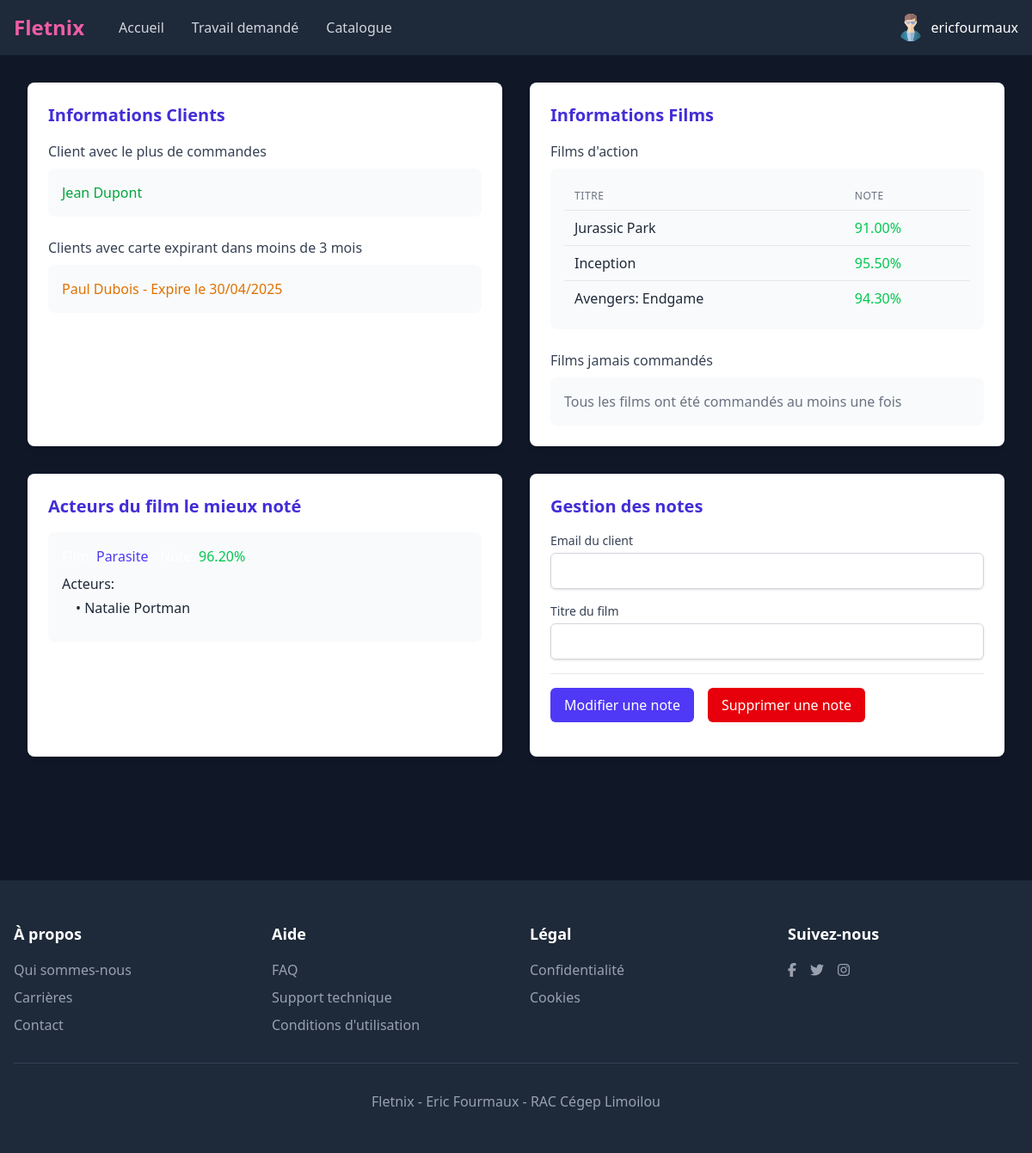
The page /requetes.php on the database its author committed.
### tables this page shows
CREATE TABLE `FILM` (
  `codeFilm` int NOT NULL,
  `codeCompagnie` int NOT NULL,
  `titre` varchar(255) NOT NULL,
  `duree` int NOT NULL,
  `description` text,
  `noteGlobale` decimal(4,2) DEFAULT NULL,
  `dateAjout` date NOT NULL,
  `langueOriginale` int NOT NULL
);

### requetes.php (the view, shortened to what this page needs)
<!DOCTYPE html>
<html lang="en">
<head>
    <script src="https://unpkg.com/@tailwindcss/browser@4"></script>
    <link href="https://cdnjs.cloudflare.com/ajax/libs/font-awesome/6.7.2/css/all.min.css" rel="stylesheet">
    <link rel="stylesheet" href="style.css">
</head>
<body class="bg-gray-900 text-white">
    <?php
        $servername = "localhost";
        $username = "ericfourmaux";
        $password = "L1m01!ou";
        $dbname = "ERICFOURMAUX";
        $conn = new mysqli($servername, $username, $password, $dbname);
        $conn->set_charset("utf8");
    ?>
    <nav class="bg-gray-800 fixed w-full z-50">
        <div class="max-w-7xl mx-auto px-4">
            <div class="flex justify-between h-16">
                <div class="flex items-center">
                    <a href="#" class="text-2xl font-bold flx-pink" style="color: #EF5DA8;">Fletnix</a>
                    <div class="ml-10 flex space-x-8">
                        <a href="index.php" class="text-gray-300 hover:text-white">Accueil</a>
                        <a href="requetes.php" class="text-gray-300 hover:text-white">Travail demandé</a>
                        <a href="films.php" class="text-gray-300 hover:text-white">Catalogue</a>
                    </div>
                </div>
                <div class="flex items-center">
                    <div class="ml-4 relative">
                        <button class="flex items-center">
                            <img class="h-8 w-8 rounded-full"
                                 src="images/avatar_eric.svg"
                                 alt="Profile">
                            <span class="ml-2"><?php echo htmlspecialchars($username, ENT_QUOTES | ENT_HTML401, 'UTF-8'); ?></span>
                        </button>
                    </div>
                </div>
            </div>
        </div>
    </nav>
    <main class="max-w-7xl mx-auto px-4 py-12">
    <section class="max-w-7xl mx-auto px-4 py-12">
        <div class="grid grid-cols-1 lg:grid-cols-2 gap-8">
            <section class="bg-white rounded-lg shadow-md p-6">
                <h2 class="text-xl font-semibold mb-4 text-indigo-700">Informations Clients</h2>
                <div class="mb-6">
                    <h3 class="font-medium text-gray-700 mb-2">Client avec le plus de commandes</h3>
                    <div class="bg-gray-50 p-4 rounded-lg">
                        <?php
                            $query1 = "SELECT c.nomClient, c.prenomClient
                                    FROM CLIENT c
                                    JOIN (
                                        SELECT codeClient, COUNT(*) as nombreCommandes
                                        FROM COMMANDE
                                        GROUP BY codeClient
                                        ORDER BY nombreCommandes DESC
                                        LIMIT 1
                                    ) AS max_commandes
                                    ON c.codeClient = max_commandes.codeClient";
                            $result1 = $conn->query($query1);
                            if ($result1 && $result1->num_rows > 0) {
                                $row = $result1->fetch_assoc();
                                echo "<p class='text-green-600 font-medium'>{$row['prenomClient']} {$row['nomClient']}</p>";
                            } else {
                                echo "<p class='text-red-500'>Aucun résultat trouvé</p>";
                            }
                        ?>
                    </div>
                </div>
                <div>
                    <h3 class="font-medium text-gray-700 mb-2">Clients avec carte expirant dans moins de 3 mois</h3>
                    <div class="bg-gray-50 p-4 rounded-lg">
                        <?php
                            $query2 = "SELECT DISTINCT c.nomClient, c.prenomClient, cc.dateExpiration
                                    FROM CLIENT c
                                    JOIN CARTE_CREDIT cc ON c.codeClient = cc.codeClient
                                    WHERE cc.dateExpiration BETWEEN CURDATE() AND DATE_ADD(CURDATE(), INTERVAL 3 MONTH)";
                            $result2 = $conn->query($query2);
                            if ($result2 && $result2->num_rows > 0) {
                                echo "<ul class='space-y-1'>";
                                while ($row = $result2->fetch_assoc()) {
                                    $dateExpiration = new DateTime($row['dateExpiration']);
                                    echo "<li class='text-amber-600'>{$row['prenomClient']} {$row['nomClient']} -
                                        Expire le " . $dateExpiration->format('d/m/Y') . "</li>";
                                }
                                echo "</ul>";
                            } else {
                                echo "<p class='text-gray-500'>Aucun client avec carte expirant bientôt</p>";
                            }
                        ?>
                    </div>
                </div>
            </section>
            <section class="bg-white rounded-lg shadow-md p-6">
                <h2 class="text-xl font-semibold mb-4 text-indigo-700">Informations Films</h2>
                <div class="mb-6">
                    <h3 class="font-medium text-gray-700 mb-2">Films d'action</h3>
                    <div class="bg-gray-50 p-4 rounded-lg">
                        <?php
                            $query5 = "SELECT f.titre, f.noteGlobale
                                    FROM FILM f
                                    JOIN FILM_CATEGORIE fc ON f.codeFilm = fc.codeFilm
                                    JOIN CATEGORIE c ON fc.codeCategorie = c.codeCategorie
                                    WHERE c.nomCategorie = 'Action'";
                            $result5 = $conn->query($query5);
                            if ($result5 && $result5->num_rows > 0) {
                                echo "<div class='overflow-x-auto'>";
                                echo "<table class='min-w-full divide-y divide-gray-200'>";
                                echo "<thead><tr>
                                        <th class='px-3 py-2 text-left text-xs font-medium text-gray-500 uppercase tracking-wider'>Titre</th>
                                        <th class='px-3 py-2 text-left text-xs font-medium text-gray-500 uppercase tracking-wider'>Note</th>
                                    </tr></thead>";
                                echo "<tbody class='divide-y divide-gray-200'>";
                                while ($row = $result5->fetch_assoc()) {
                                    $noteClass = 'text-red-500';
                                    if ($row['noteGlobale'] >= 80) {
                                        $noteClass = 'text-green-500';
                                    } elseif ($row['noteGlobale'] >= 60) {
                                        $noteClass = 'text-amber-500';
                                    }
                                    echo "<tr>
                                            <td class='px-3 py-2 whitespace-nowrap text-gray-800'>{$row['titre']}</td>
                                            <td class='px-3 py-2 whitespace-nowrap {$noteClass} font-medium'>{$row['noteGlobale']}%</td>
                                        </tr>";
                                }
                                echo "</tbody></table></div>";
                            } else {
                                echo "<p class='text-gray-500'>Aucun film d'action trouvé</p>";
                            }
                        ?>
                    </div>
                </div>
                <div>
                    <h3 class="font-medium text-gray-700 mb-2">Films jamais commandés</h3>
                    <div class="bg-gray-50 p-4 rounded-lg">
                        <?php
                            $query4 = "SELECT f.titre FROM FILM f
                                    LEFT JOIN COMMANDE c ON f.codeFilm = c.codeFilm
                                    WHERE c.codeCommande IS NULL";
                            $result4 = $conn->query($query4);
                            if ($result4 && $result4->num_rows > 0) {
                                echo "<ul class='space-y-1 text-gray-600'>";
                                while ($row = $result4->fetch_assoc()) {
                                    echo "<li class='flex items-center'>
                                            <svg class='h-4 w-4 text-red-400 mr-1' fill='currentColor' viewBox='0 0 20 20'>
                                                <path fill-rule='evenodd' d='M10 18a8 8 0 100-16 8 8 0 000 16zM8.707 7.293a1 1 0 00-1.414 1.414L8.586 10l-1.293 1.293a1 1 0 101.414 1.414L10 11.414l1.293 1.293a1 1 0 001.414-1.414L11.414 10l1.293-1.293a1 1 0 00-1.414-1.414L10 8.586 8.707 7.293z' clip-rule='evenodd'></path>
                                            </svg>
                                            {$row['titre']}
                                        </li>";
                                }
                                echo "</ul>";
                            } else {
                                echo "<p class='text-gray-500'>Tous les films ont été commandés au moins une fois</p>";
                            }
                        ?>
                    </div>
                </div>
            </section>
        </div>
        <div class="grid grid-cols-1 lg:grid-cols-2 gap-8 mt-8">
            <section class="bg-white rounded-lg shadow-md p-6">
                <h2 class="text-xl font-semibold mb-4 text-indigo-700">Acteurs du film le mieux noté</h2>
                <div class="bg-gray-50 p-4 rounded-lg">
                    <?php
                        $query3 = "SELECT p.nom, p.prenom, f.titre, f.noteGlobale
                                FROM PERSONNE p
                                JOIN ACTEUR_FILM af ON p.codePersonne = af.codePersonne
                                JOIN FILM f ON af.codeFilm = f.codeFilm
                                WHERE f.noteGlobale = (SELECT MAX(noteGlobale) FROM FILM)";
                        $result3 = $conn->query($query3);
                        if ($result3 && $result3->num_rows > 0) {
                            echo "<div class='mb-3'>";
                            $row = $result3->fetch_assoc();
                            $filmInfo = "<p class='font-medium'>Film: <span class='text-indigo-600'>{$row['titre']}</span> -
                                        Note: <span class='text-green-500'>{$row['noteGlobale']}%</span></p>";
                            echo $filmInfo;
                            $result3->data_seek(0);
                            echo "<p class='mt-2 font-medium text-gray-800'>Acteurs:</p>";
                            echo "<ul class='mt-1 space-y-1 ml-4 text-gray-800'>";
                            while ($row = $result3->fetch_assoc()) {
                                echo "<li>• {$row['prenom']} {$row['nom']}</li>";
                            }
                            echo "</ul>";
                            echo "</div>";
                        } else {
                            echo "<p class='text-gray-500'>Aucune information trouvée</p>";
                        }
                    ?>
                </div>
            </section>
            <section class="bg-white rounded-lg shadow-md p-6">
                <h2 class="text-xl font-semibold mb-4 text-indigo-700">Gestion des notes</h2>
                <form method="post" class="space-y-4">
                    <div>
                        <label for="email" class="block text-sm font-medium text-gray-700">Email du client</label>
                        <input type="email" id="email" name="email" required
                               class="mt-1 block w-full border border-gray-300 rounded-md shadow-sm p-2 focus:ring-indigo-500 focus:border-indigo-500">
                    </div>
                    <div>
                        <label for="filmTitle" class="block text-sm font-medium text-gray-700">Titre du film</label>
                        <input type="text" id="filmTitle" name="filmTitle" required
                               class="mt-1 block w-full border border-gray-300 rounded-md shadow-sm p-2 focus:ring-indigo-500 focus:border-indigo-500">
                    </div>
                    <div class="border-t border-gray-200 pt-4">
                        <div class="flex space-x-4">
                            <button type="button" onclick="showUpdateForm()"
                                   class="bg-indigo-600 text-white px-4 py-2 rounded-md hover:bg-indigo-700 focus:outline-none focus:ring-2 focus:ring-offset-2 focus:ring-indigo-500">
                                Modifier une note
                            </button>
                            <button type="submit" name="action" value="delete"
                                   class="bg-red-600 text-white px-4 py-2 rounded-md hover:bg-red-700 focus:outline-none focus:ring-2 focus:ring-offset-2 focus:ring-red-500">
                                Supprimer une note
                            </button>
                        </div>
                    </div>
                </form>
            </section>
        </div>
    </section>
    </main>
    <footer class="bg-gray-800 mt-12">
        <div class="max-w-7xl mx-auto px-4 py-12">
            <div class="grid grid-cols-1 md:grid-cols-4 gap-8">
                <div>
                    <h3 class="text-lg font-semibold mb-4">À propos</h3>
                    <ul class="space-y-2">
                        <li><a href="#" class="text-gray-400 hover:text-white">Qui sommes-nous</a></li>
                        <li><a href="#" class="text-gray-400 hover:text-white">Carrières</a></li>
                        <li><a href="#" class="text-gray-400 hover:text-white">Contact</a></li>
                    </ul>
                </div>
                <div>
                    <h3 class="text-lg font-semibold mb-4">Aide</h3>
                    <ul class="space-y-2">
                        <li><a href="#" class="text-gray-400 hover:text-white">FAQ</a></li>
                        <li><a href="#" class="text-gray-400 hover:text-white">Support technique</a></li>
                        <li><a href="#" class="text-gray-400 hover:text-white">Conditions d'utilisation</a></li>
                    </ul>
                </div>
                <div>
                    <h3 class="text-lg font-semibold mb-4">Légal</h3>
                    <ul class="space-y-2">
                        <li><a href="#" class="text-gray-400 hover:text-white">Confidentialité</a></li>
                        <li><a href="#" class="text-gray-400 hover:text-white">Cookies</a></li>
                    </ul>
                </div>
                <div>
                    <h3 class="text-lg font-semibold mb-4">Suivez-nous</h3>
                    <div class="flex space-x-4">
                        <a href="#" class="text-gray-400 hover:text-white">
                            <i class="fab fa-facebook-f"></i>
                        </a>
                        <a href="#" class="text-gray-400 hover:text-white">
                            <i class="fab fa-twitter"></i>
                        </a>
                        <a href="#" class="text-gray-400 hover:text-white">
                            <i class="fab fa-instagram"></i>
                        </a>
                    </div>
                </div>
            </div>
            <div class="mt-8 pt-8 border-t border-gray-700 text-center text-gray-400">
                <p>Fletnix - Eric Fourmaux - RAC Cégep Limoilou</p>
            </div>
        </div>
    </footer>
</body>
</html>

### style.css (style rules this page uses)
.flx-pink { color: #EF5DA8; }

### rows shown on the page
film: titre "Jurassic Park", noteGlobale "91.00"
film: titre "Inception", noteGlobale "95.50"
film: titre "Avengers: Endgame", noteGlobale "94.30"

### other values the page prints
$username "ericfourmaux"
$row['prenomClient'] "Jean"
$row['nomClient'] "Dupont"
$row['prenomClient'] "Paul"
$row['nomClient'] "Dubois"
$dateExpiration->format('d/m/Y') "30/04/2025"
$row['titre'] "Parasite"
$row['noteGlobale'] "96.20"
$row['prenom'] "Natalie"
$row['nom'] "Portman"
